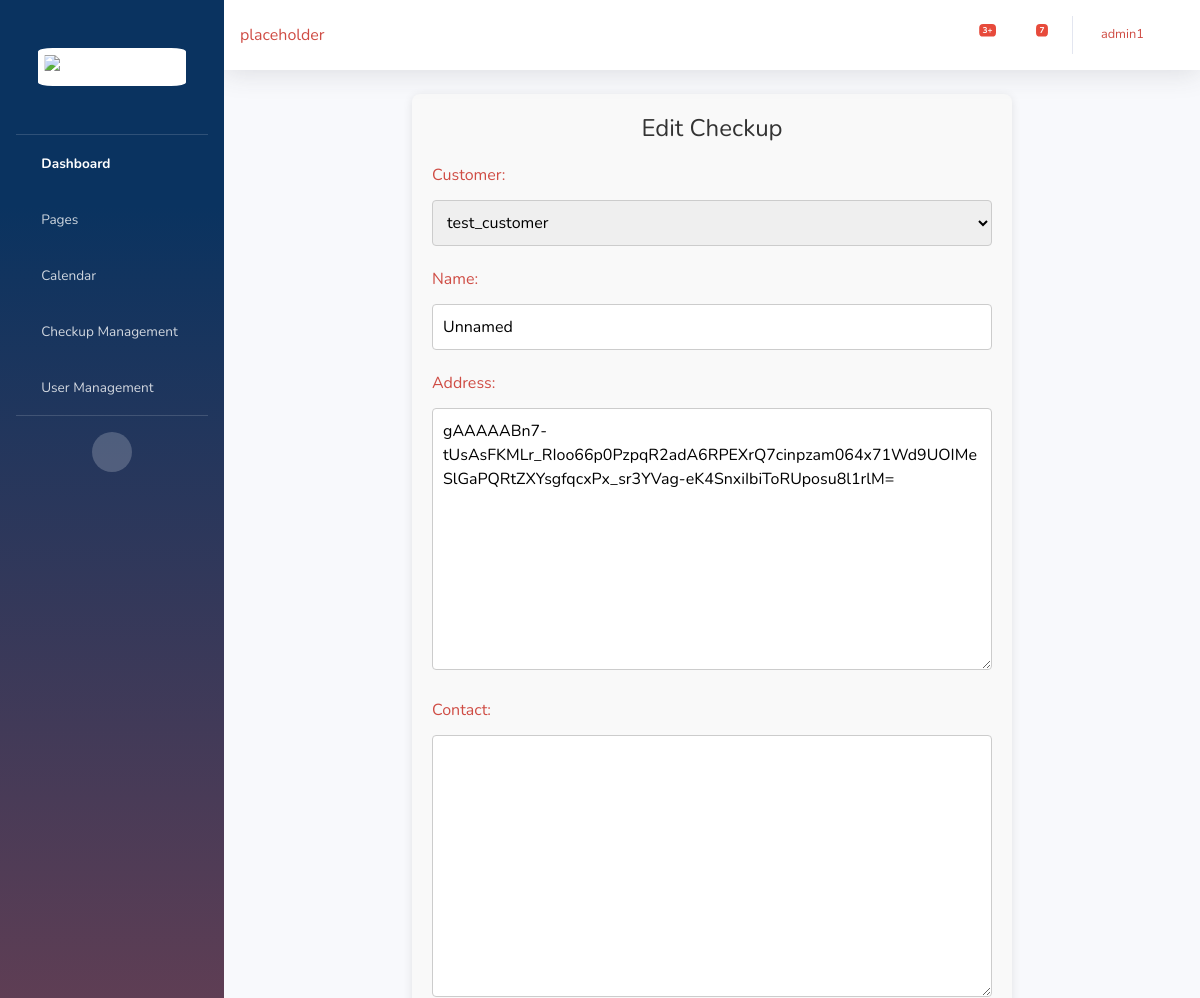
The app's page /info/1/ (signed in, upper part), older data.
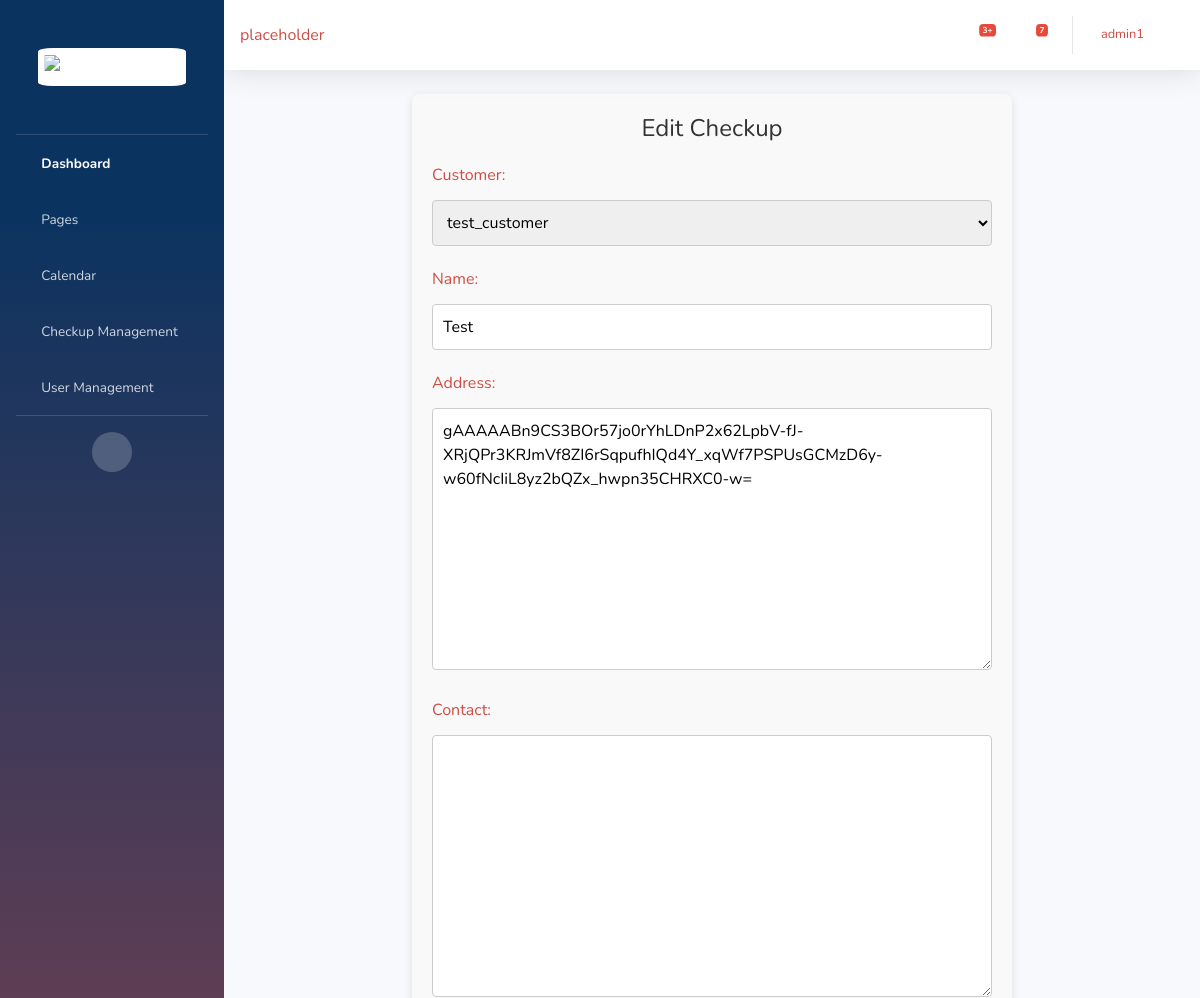
The same page, newer data.
### app/models.py (models this page shows, shortened)
class Checkup(models.Model):
    customer = models.ForeignKey(User, on_delete=models.CASCADE, blank=True,null=True)
    name = models.CharField(max_length=50,default="Unnamed")
    address = EncryptedCharField(max_length=100)
    contact = EncryptedCharField(max_length=150,blank=True,null=True)
    status = models.CharField(max_length=50,default='Pending')
    inspectors = models.ManyToManyField(User, related_name='inspector', default=1)
    startDT = models.DateTimeField(null=True)
    departDT = models.DateTimeField(null=True)
    comments = models.TextField(blank=True,null=True)

### app/views.py (the view)
# urls.py: path('info/<int:checkup_id>/', checkupCreate, name='Edit'),
@login_required
def checkupCreate(request, checkup_id=None):
    if checkup_id:
        checkup = get_object_or_404(Checkup, id=checkup_id)
        if (request.user==checkup.customer) and (request.user not in checkup.inspectors.all()):
            context = {'checkup': checkup,'percentage':checkup.completion_percentage()}
            return render(request, 'customerView.html', Context(request,context))
        else:
            if request.user not in checkup.inspectors.all():
                return redirect('Home')  # Redirect to a permission denied page or another page
    else:
        checkup = None
    if not is_user_in_group(request.user, 'Inspector'):
        return redirect('Home')
    if request.method == 'POST':
        if 'delete' in request.POST:
            checkup.delete()
            return redirect('management')  # Redirect to a list view after deletion
        else:
            form = CheckupForm(request.POST, instance=checkup)
            if form.is_valid():
                form.save()
                return redirect('management')  # Redirect to a list view or detail view after saving
    else:
        form = CheckupForm(instance=checkup)
    context = {
        'form': form,
        'checkup': checkup,
    }
    return render(request, 'create.html', Context(request,context))

### app/forms.py
class CheckupForm(forms.ModelForm):
    class Meta:
        model = Checkup
        fields = ['customer', 'name', 'address', 'contact', 'status', 'inspectors', 'startDT', 'departDT','comments']
        widgets = {
            'inspectors': forms.SelectMultiple(),
            'startDT': forms.DateTimeInput(attrs={'type': 'datetime-local'}),
            'departDT': forms.DateTimeInput(attrs={'type': 'datetime-local'}),
        }
    def __init__(self, *args, **kwargs):
        super(CheckupForm, self).__init__(*args, **kwargs)
        inspectors_group = Group.objects.get(name='Inspector')
        self.fields['inspectors'].queryset = User.objects.filter(groups=inspectors_group)

### app/models.py (called while the page is built)
def Context(request, extra=None):
    BasicContext = {'user':request.user}
    if extra != None:
        return {k: v for d in (BasicContext, extra) for k, v in d.items()}
    else:
        return BasicContext

### app/views.py (called while the page is built)
def is_user_in_group(user, group_name):
    try:
        group = Group.objects.get(name=group_name)
    except Group.DoesNotExist:
        return False
    return group in user.groups.all()

### app/templates/create.html (shortened to what this page needs)
{% extends 'base.html' %} {% block content %}
<div class="container2 my-4">
  <h2 class="text-center">{% if checkup %}Edit{% else %}Create{% endif %} Checkup</h2>
  <form method="post">
    <div class="mb-3">{{ form.as_p }}</div>
  </form>
  <br />
</div>
{% endblock %}

Row changes from the older to the newer data that the page shows:
changed Checkup "test_customer": name "Unnamed" → "Test"; address "gAAAAABn7-tUsAsFKMLr_RIoo66p0PzpqR2adA6RPEXrQ7cinpzam064x71Wd9UOIMeSlGaPQRtZXYsgfqcxPx_sr3YVag-eK4SnxiIbiToRUposu8l1rlM=" → "gAAAAABn9CS3BOr57jo0rYhLDnP2x62LpbV-fJ-XRjQPr3KRJmVf8ZI6rSqpufhIQd4Y_xqWf7PSPUsGCMzD6y-w60fNcIiL8yz2bQZx_hwpn35CHRXC0-w="
